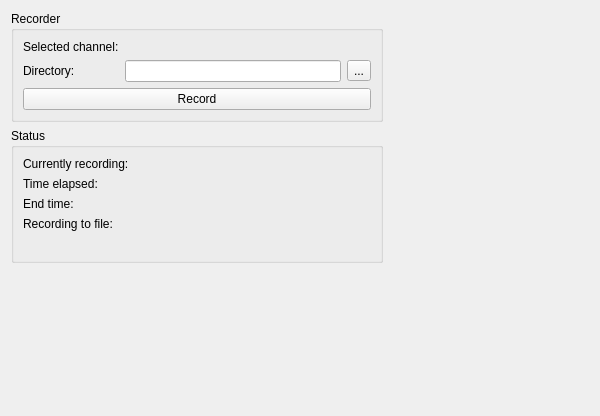
<?xml version="1.0" encoding="UTF-8"?>
<ui version="4.0">
 <class>Recorder</class>
 <widget class="QWidget" name="Recorder">
  <property name="geometry">
   <rect>
    <x>0</x>
    <y>0</y>
    <width>600</width>
    <height>416</height>
   </rect>
  </property>
  <property name="windowTitle">
   <string>Recorder</string>
  </property>
  <property name="windowIcon">
   <iconset resource="../../data/icons.qrc">
    <normaloff>:/icons/128x128/recorder.png</normaloff>:/icons/128x128/recorder.png</iconset>
  </property>
  <layout class="QGridLayout" name="gridLayout_2">
   <item row="0" column="0">
    <widget class="QGroupBox" name="recorderBox">
     <property name="title">
      <string>Recorder</string>
     </property>
     <layout class="QGridLayout" name="gridLayout_3">
      <item row="0" column="0">
       <widget class="QLabel" name="labelSelected">
        <property name="text">
         <string>Selected channel:</string>
        </property>
       </widget>
      </item>
      <item row="0" column="1" colspan="2">
       <widget class="QLabel" name="valueSelected">
        <property name="text">
         <string/>
        </property>
       </widget>
      </item>
      <item row="1" column="0">
       <widget class="QLabel" name="labelBrowse">
        <property name="text">
         <string>Directory:</string>
        </property>
       </widget>
      </item>
      <item row="1" column="1">
       <widget class="QLineEdit" name="fileEdit"/>
      </item>
      <item row="1" column="2">
       <widget class="QToolButton" name="buttonBrowse">
        <property name="text">
         <string>...</string>
        </property>
       </widget>
      </item>
      <item row="2" column="0" colspan="3">
       <widget class="QPushButton" name="buttonRecord">
        <property name="text">
         <string>Record</string>
        </property>
        <property name="icon">
         <iconset resource="../../data/icons.qrc">
          <normaloff>:/icons/22x22/record.png</normaloff>:/icons/22x22/record.png</iconset>
        </property>
        <property name="checkable">
         <bool>true</bool>
        </property>
        <property name="checked">
         <bool>false</bool>
        </property>
       </widget>
      </item>
     </layout>
    </widget>
   </item>
   <item row="0" column="1" rowspan="3">
    <widget class="PlaylistWidget" name="playlistWidget" native="true">
     <property name="minimumSize">
      <size>
       <width>200</width>
       <height>0</height>
      </size>
     </property>
    </widget>
   </item>
   <item row="1" column="0">
    <widget class="QGroupBox" name="statusBox">
     <property name="title">
      <string>Status</string>
     </property>
     <layout class="QGridLayout" name="gridLayout">
      <item row="3" column="0">
       <widget class="QLabel" name="labelFile">
        <property name="text">
         <string>Recording to file:</string>
        </property>
       </widget>
      </item>
      <item row="4" column="0" colspan="2">
       <widget class="QLabel" name="valueFile">
        <property name="text">
         <string/>
        </property>
       </widget>
      </item>
      <item row="0" column="0">
       <widget class="QLabel" name="labelCurrent">
        <property name="text">
         <string>Currently recording:</string>
        </property>
       </widget>
      </item>
      <item row="0" column="1">
       <widget class="QLabel" name="valueCurrent">
        <property name="text">
         <string/>
        </property>
       </widget>
      </item>
      <item row="1" column="0">
       <widget class="QLabel" name="labelTime">
        <property name="text">
         <string>Time elapsed:</string>
        </property>
       </widget>
      </item>
      <item row="1" column="1">
       <widget class="QLabel" name="valueTime">
        <property name="text">
         <string/>
        </property>
       </widget>
      </item>
      <item row="2" column="0">
       <widget class="QLabel" name="labelEndTime">
        <property name="text">
         <string>End time:</string>
        </property>
       </widget>
      </item>
      <item row="2" column="1">
       <widget class="QLabel" name="valueEndTime">
        <property name="text">
         <string/>
        </property>
       </widget>
      </item>
     </layout>
    </widget>
   </item>
   <item row="2" column="0">
    <spacer name="verticalSpacer">
     <property name="orientation">
      <enum>Qt::Vertical</enum>
     </property>
     <property name="sizeHint" stdset="0">
      <size>
       <width>20</width>
       <height>40</height>
      </size>
     </property>
    </spacer>
   </item>
  </layout>
 </widget>
 <customwidgets>
  <customwidget>
   <class>PlaylistWidget</class>
   <extends>QWidget</extends>
   <header>ui/PlaylistWidget.h</header>
   <container>1</container>
  </customwidget>
 </customwidgets>
 <resources>
  <include location="../../data/icons.qrc"/>
 </resources>
 <connections/>
</ui>
